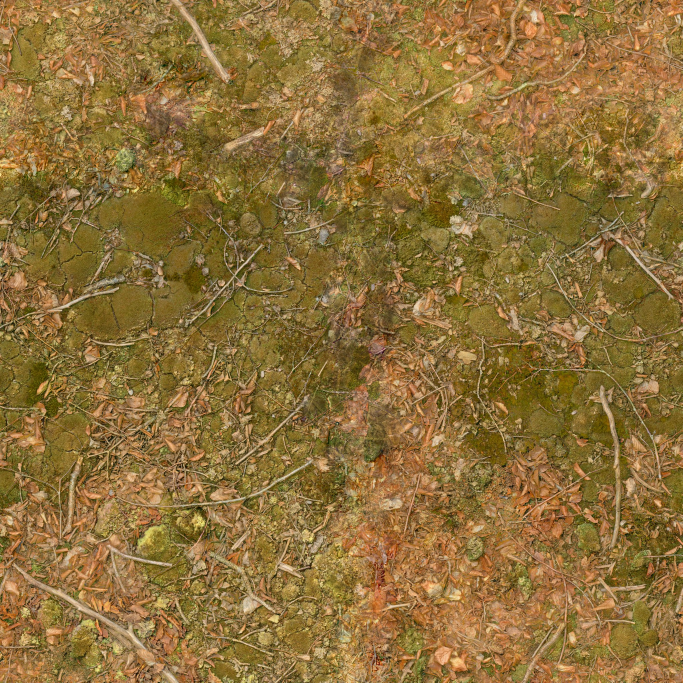
#> input picture Unreal/Pinefall/SourceArt/Terrain/Scans/forest_leaves_02_diffuse_2k.jpg, 2048 x 2048 px (shown at 1/3 size); its folder holds 4 pictures in this run
$ python prepare_terrain_pbr.py
#> lines starting #> are read from the running program, lines starting #| are printed output that depends on the picture
"""Pack coherent terrain normals/roughness into ten GPU texture bindings."""

from pathlib import Path
import json, numpy as np
from PIL import Image

PROJECT = Path(__file__).resolve().parents[1]
RAW = PROJECT / "SourceArt/Terrain/Scans"
OUT = PROJECT / "SourceArt/Prepared/Terrain"
OUT.mkdir(parents=True, exist_ok=True)
rows = []
for role, stem, diff in [
    ("Forest", "forest_leaves_02", "diffuse"),
    ("Rock", "rocky_terrain", "diff"),
    ("Meadow", "Expansion/Meadow", "diff"),
    ("Sand", "Expansion/Sand", "diff"),
    ("Snow", "Expansion/Snow", "diff"),
]:
    suffix = "" if "/" in stem else "_2k"

    def load(kind):
#> called with kind = 'diffuse'
        return Image.open(RAW / (stem + "_" + kind + suffix + ".jpg")).convert("RGB")
#> returned value is the input picture: PIL image 2048x2048 RGB; mean R, G, B 141.9, 112.2, 58.3

    color = load(diff)
    color.save(OUT / (role + "_Color.jpg"), quality=95)
    normal = np.asarray(load("nor_gl")).copy()
#> call 2 of load, with kind = 'nor_gl'
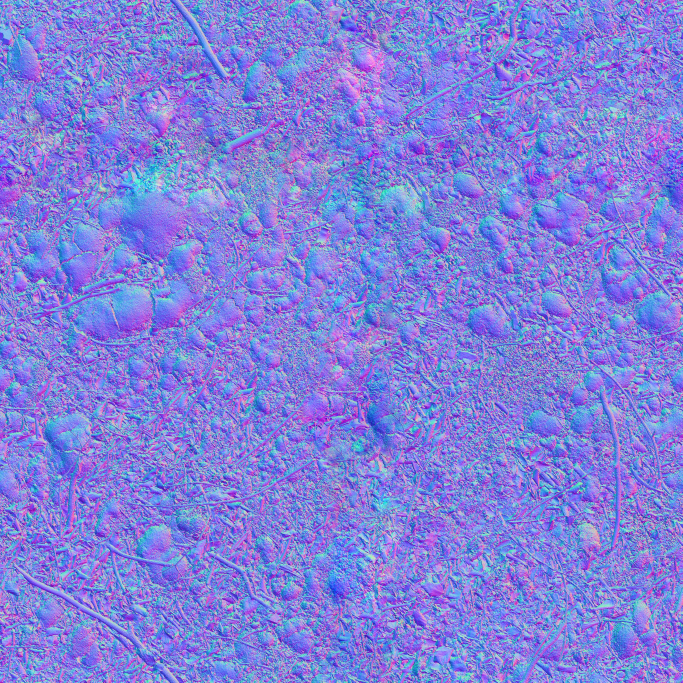
#> input picture Unreal/Pinefall/SourceArt/Terrain/Scans/forest_leaves_02_nor_gl_2k.jpg, 2048 x 2048 px (shown at 1/3 size)
#> in load, returned value is the input picture: PIL image 2048x2048 RGB; mean R, G, B 128.9, 129.2, 218.5
    rough = np.asarray(load("rough").resize(color.size))
#> call 3 of load, with kind = 'rough'
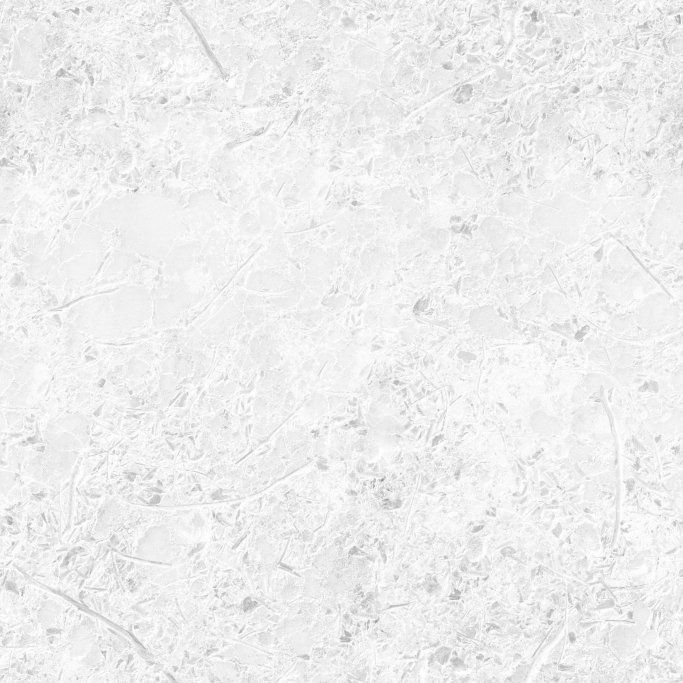
#> input picture Unreal/Pinefall/SourceArt/Terrain/Scans/forest_leaves_02_rough_2k.jpg, 2048 x 2048 px (shown at 1/3 size)
    packed = np.empty((*normal.shape[:2], 4), dtype=np.uint8)
    packed[:, :, 0] = normal[:, :, 0]
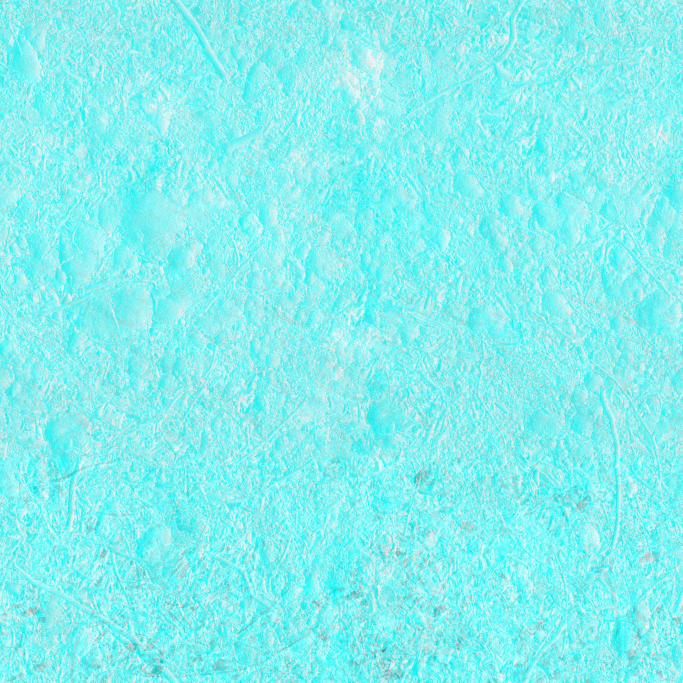
#> packed: shape (2048, 2048, 4) (shown at 1/3 size); mean R, G, B, A 128.9, 238.7, 238.7, 243.7; transparent parts drawn white
    packed[:, :, 1] = 255 - normal[:, :, 1]
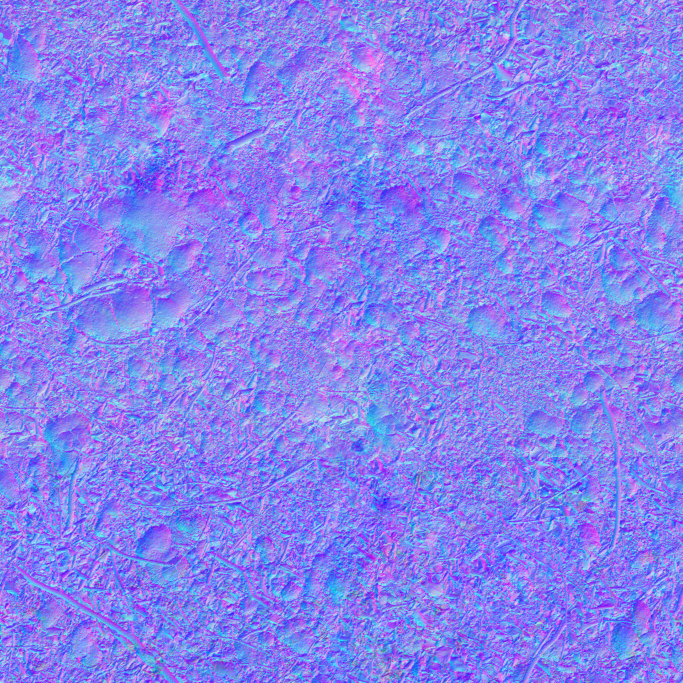
#> packed: shape (2048, 2048, 4) (shown at 1/3 size); mean R, G, B, A 128.9, 125.8, 238.7, 243.7; transparent parts drawn white
    packed[:, :, 2] = rough[:, :, 0]
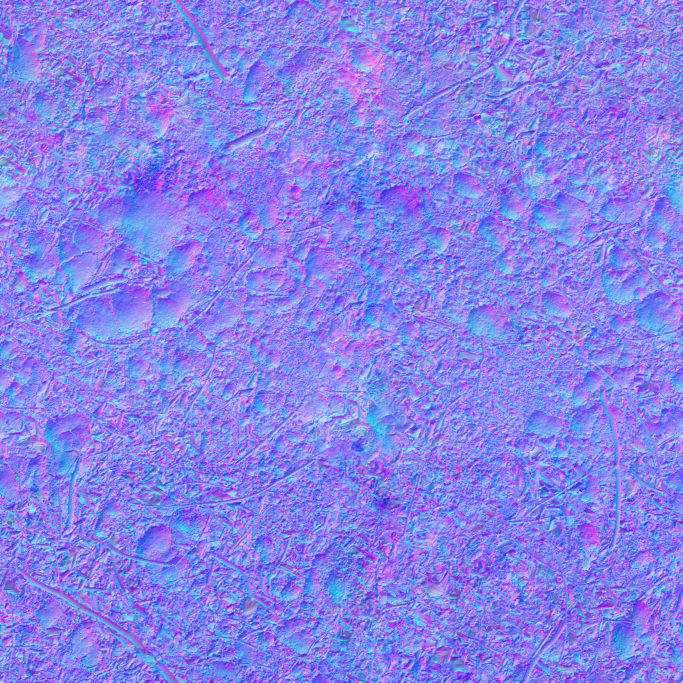
#> packed: shape (2048, 2048, 4) (shown at 1/3 size); mean R, G, B, A 128.9, 125.8, 237.9, 243.7; transparent parts drawn white
    packed[:, :, 3] = 255
#> (the run stopped early here; a loop or call above may not have finished)
